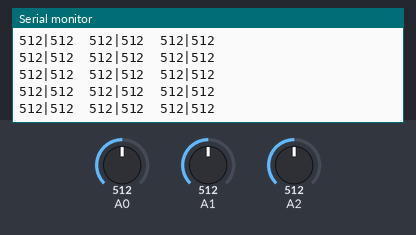
The sketch below on a simulated Arduino Uno, built with avr-gcc and run on an emulated ATmega328P. Parts: the last lines printed to the serial monitor. The inputs (shaded band) are chosen by the test bench; at power-on: A0 = 512, A2 = 512, A1 = 512.

Above: at 2.7 s.
2.8 s: A0 set to 109
At 3.7 s:
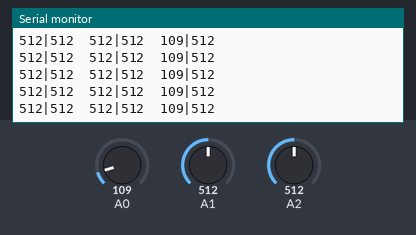
5.8 s: A0 set to 94
At 6.4 s:
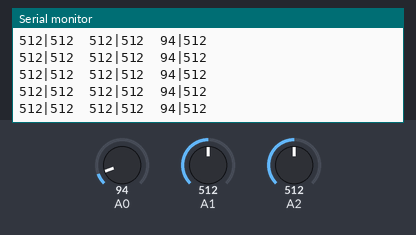
11.8 s: A2 set to 109
At 12.8 s:
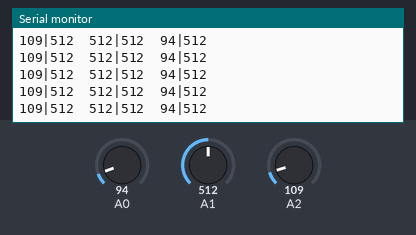
13.3 s: A2 set to 89
At 14.3 s:
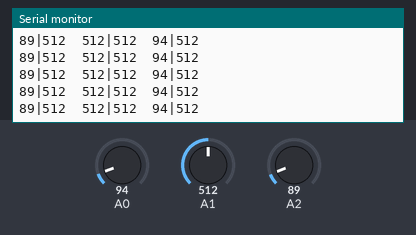
Timing chart, 0 to 15.8 s (numbered marks = the images above; inputs shaded):
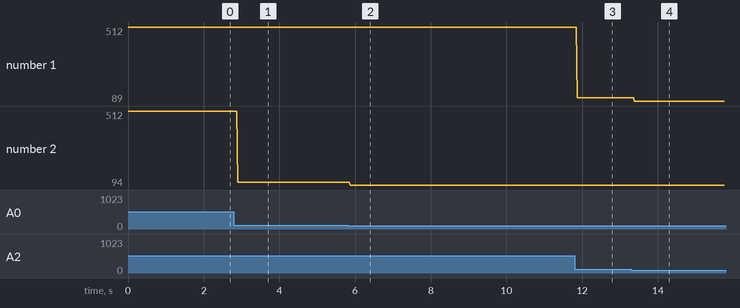

The sketch:

accelerometer_find_minmax.ino
```cpp
/**********************************************************************
 * accelerometer_find_minmax
 * Find min and max xyz values for ADXL335 accelerometer
 **********************************************************************/

// analog read pins
const int pins[3] = {2, 1, 0};
const int yPin = 1;
const int zPin = 0;

int minval[3] = {1000, 1000, 1000};
int maxval[3] = {-1000, -1000, -1000};
int reading[3];

void setup(){
  Serial.begin(9600);
}

void loop(){
  int i;

  // read analog pins; compare to min/max
  for(i=0; i<3; i++) {
    reading[i] = analogRead(pins[i]);
    minval[i] = min(minval[i], reading[i]);
    maxval[i] = max(maxval[i], reading[i]);
  }

  for(i=0; i<3; i++) {
    Serial.print(minval[i]);
    Serial.print("|");
    Serial.print(maxval[i]);
    Serial.print("\t");
  }
  Serial.println();
}

// readings: x = 234 | 418    261 | 407
//           y = 251 | 424    255 | 418
//           z = 265 | 467    261 | 486
```

Measured:
- after the input at 2.8 s, the serial monitor: prints a new line after 0.09 s (image 1)
- after the input at 5.8 s, the serial monitor: prints a new line after 0.07 s (image 2)
- after the input at 11.8 s, the serial monitor: prints a new line after 0.07 s (image 3)
- after the input at 13.3 s, the serial monitor: prints a new line after 0.08 s (image 4)
- plotted number 1: 512 → 109 after the input at 11.8 s, 109 → 89 after the input at 13.3 s
- plotted number 2: 512 → 109 after the input at 2.8 s, 109 → 94 after the input at 5.8 s
